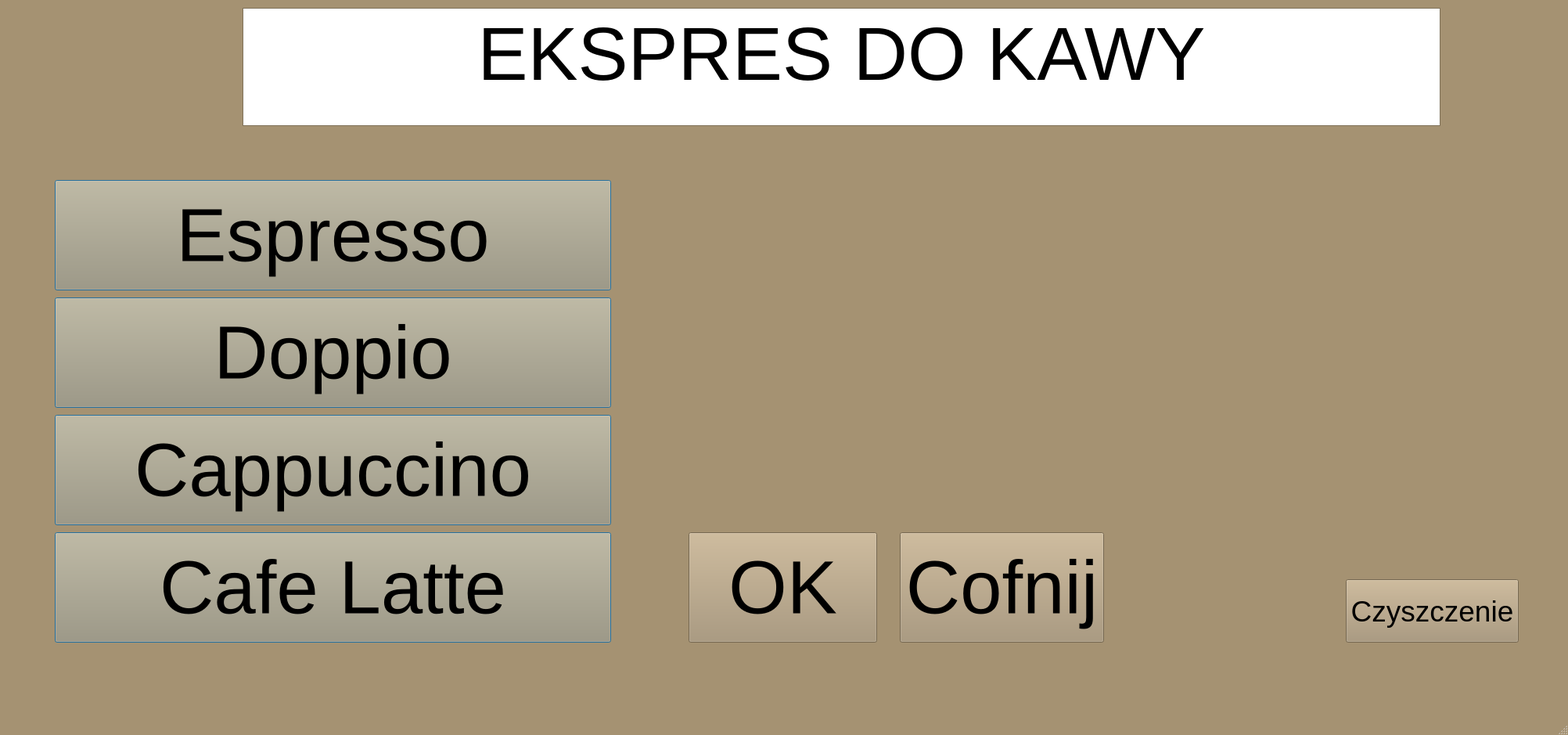
<?xml version="1.0" encoding="UTF-8"?>
<ui version="4.0">
 <class>MainWindow</class>
 <widget class="QMainWindow" name="MainWindow">
  <property name="geometry">
   <rect>
    <x>0</x>
    <y>0</y>
    <width>2004</width>
    <height>939</height>
   </rect>
  </property>
  <property name="palette">
   <palette>
    <active>
     <colorrole role="WindowText">
      <brush brushstyle="SolidPattern">
       <color alpha="255">
        <red>0</red>
        <green>0</green>
        <blue>0</blue>
       </color>
      </brush>
     </colorrole>
     <colorrole role="Button">
      <brush brushstyle="SolidPattern">
       <color alpha="255">
        <red>165</red>
        <green>146</green>
        <blue>114</blue>
       </color>
      </brush>
     </colorrole>
     <colorrole role="Light">
      <brush brushstyle="SolidPattern">
       <color alpha="255">
        <red>247</red>
        <green>219</green>
        <blue>171</blue>
       </color>
      </brush>
     </colorrole>
     <colorrole role="Midlight">
      <brush brushstyle="SolidPattern">
       <color alpha="255">
        <red>206</red>
        <green>182</green>
        <blue>142</blue>
       </color>
      </brush>
     </colorrole>
     <colorrole role="Dark">
      <brush brushstyle="SolidPattern">
       <color alpha="255">
        <red>82</red>
        <green>73</green>
        <blue>57</blue>
       </color>
      </brush>
     </colorrole>
     <colorrole role="Mid">
      <brush brushstyle="SolidPattern">
       <color alpha="255">
        <red>110</red>
        <green>97</green>
        <blue>76</blue>
       </color>
      </brush>
     </colorrole>
     <colorrole role="Text">
      <brush brushstyle="SolidPattern">
       <color alpha="255">
        <red>0</red>
        <green>0</green>
        <blue>0</blue>
       </color>
      </brush>
     </colorrole>
     <colorrole role="BrightText">
      <brush brushstyle="SolidPattern">
       <color alpha="255">
        <red>255</red>
        <green>255</green>
        <blue>255</blue>
       </color>
      </brush>
     </colorrole>
     <colorrole role="ButtonText">
      <brush brushstyle="SolidPattern">
       <color alpha="255">
        <red>0</red>
        <green>0</green>
        <blue>0</blue>
       </color>
      </brush>
     </colorrole>
     <colorrole role="Base">
      <brush brushstyle="SolidPattern">
       <color alpha="255">
        <red>255</red>
        <green>255</green>
        <blue>255</blue>
       </color>
      </brush>
     </colorrole>
     <colorrole role="Window">
      <brush brushstyle="SolidPattern">
       <color alpha="255">
        <red>165</red>
        <green>146</green>
        <blue>114</blue>
       </color>
      </brush>
     </colorrole>
     <colorrole role="Shadow">
      <brush brushstyle="SolidPattern">
       <color alpha="255">
        <red>0</red>
        <green>0</green>
        <blue>0</blue>
       </color>
      </brush>
     </colorrole>
     <colorrole role="AlternateBase">
      <brush brushstyle="SolidPattern">
       <color alpha="255">
        <red>210</red>
        <green>200</green>
        <blue>184</blue>
       </color>
      </brush>
     </colorrole>
     <colorrole role="ToolTipBase">
      <brush brushstyle="SolidPattern">
       <color alpha="255">
        <red>255</red>
        <green>255</green>
        <blue>220</blue>
       </color>
      </brush>
     </colorrole>
     <colorrole role="ToolTipText">
      <brush brushstyle="SolidPattern">
       <color alpha="255">
        <red>0</red>
        <green>0</green>
        <blue>0</blue>
       </color>
      </brush>
     </colorrole>
     <colorrole role="PlaceholderText">
      <brush brushstyle="SolidPattern">
       <color alpha="127">
        <red>0</red>
        <green>0</green>
        <blue>0</blue>
       </color>
      </brush>
     </colorrole>
     <colorrole role="Accent">
      <brush brushstyle="SolidPattern">
       <color alpha="255">
        <red>255</red>
        <green>255</green>
        <blue>255</blue>
       </color>
      </brush>
     </colorrole>
    </active>
    <inactive>
     <colorrole role="WindowText">
      <brush brushstyle="SolidPattern">
       <color alpha="255">
        <red>0</red>
        <green>0</green>
        <blue>0</blue>
       </color>
      </brush>
     </colorrole>
     <colorrole role="Button">
      <brush brushstyle="SolidPattern">
       <color alpha="255">
        <red>165</red>
        <green>146</green>
        <blue>114</blue>
       </color>
      </brush>
     </colorrole>
     <colorrole role="Light">
      <brush brushstyle="SolidPattern">
       <color alpha="255">
        <red>247</red>
        <green>219</green>
        <blue>171</blue>
       </color>
      </brush>
     </colorrole>
     <colorrole role="Midlight">
      <brush brushstyle="SolidPattern">
       <color alpha="255">
        <red>206</red>
        <green>182</green>
        <blue>142</blue>
       </color>
      </brush>
     </colorrole>
     <colorrole role="Dark">
      <brush brushstyle="SolidPattern">
       <color alpha="255">
        <red>82</red>
        <green>73</green>
        <blue>57</blue>
       </color>
      </brush>
     </colorrole>
     <colorrole role="Mid">
      <brush brushstyle="SolidPattern">
       <color alpha="255">
        <red>110</red>
        <green>97</green>
        <blue>76</blue>
       </color>
      </brush>
     </colorrole>
     <colorrole role="Text">
      <brush brushstyle="SolidPattern">
       <color alpha="255">
        <red>0</red>
        <green>0</green>
        <blue>0</blue>
       </color>
      </brush>
     </colorrole>
     <colorrole role="BrightText">
      <brush brushstyle="SolidPattern">
       <color alpha="255">
        <red>255</red>
        <green>255</green>
        <blue>255</blue>
       </color>
      </brush>
     </colorrole>
     <colorrole role="ButtonText">
      <brush brushstyle="SolidPattern">
       <color alpha="255">
        <red>0</red>
        <green>0</green>
        <blue>0</blue>
       </color>
      </brush>
     </colorrole>
     <colorrole role="Base">
      <brush brushstyle="SolidPattern">
       <color alpha="255">
        <red>255</red>
        <green>255</green>
        <blue>255</blue>
       </color>
      </brush>
     </colorrole>
     <colorrole role="Window">
      <brush brushstyle="SolidPattern">
       <color alpha="255">
        <red>165</red>
        <green>146</green>
        <blue>114</blue>
       </color>
      </brush>
     </colorrole>
     <colorrole role="Shadow">
      <brush brushstyle="SolidPattern">
       <color alpha="255">
        <red>0</red>
        <green>0</green>
        <blue>0</blue>
       </color>
      </brush>
     </colorrole>
     <colorrole role="AlternateBase">
      <brush brushstyle="SolidPattern">
       <color alpha="255">
        <red>210</red>
        <green>200</green>
        <blue>184</blue>
       </color>
      </brush>
     </colorrole>
     <colorrole role="ToolTipBase">
      <brush brushstyle="SolidPattern">
       <color alpha="255">
        <red>255</red>
        <green>255</green>
        <blue>220</blue>
       </color>
      </brush>
     </colorrole>
     <colorrole role="ToolTipText">
      <brush brushstyle="SolidPattern">
       <color alpha="255">
        <red>0</red>
        <green>0</green>
        <blue>0</blue>
       </color>
      </brush>
     </colorrole>
     <colorrole role="PlaceholderText">
      <brush brushstyle="SolidPattern">
       <color alpha="127">
        <red>0</red>
        <green>0</green>
        <blue>0</blue>
       </color>
      </brush>
     </colorrole>
     <colorrole role="Accent">
      <brush brushstyle="SolidPattern">
       <color alpha="255">
        <red>255</red>
        <green>255</green>
        <blue>255</blue>
       </color>
      </brush>
     </colorrole>
    </inactive>
    <disabled>
     <colorrole role="WindowText">
      <brush brushstyle="SolidPattern">
       <color alpha="255">
        <red>82</red>
        <green>73</green>
        <blue>57</blue>
       </color>
      </brush>
     </colorrole>
     <colorrole role="Button">
      <brush brushstyle="SolidPattern">
       <color alpha="255">
        <red>165</red>
        <green>146</green>
        <blue>114</blue>
       </color>
      </brush>
     </colorrole>
     <colorrole role="Light">
      <brush brushstyle="SolidPattern">
       <color alpha="255">
        <red>247</red>
        <green>219</green>
        <blue>171</blue>
       </color>
      </brush>
     </colorrole>
     <colorrole role="Midlight">
      <brush brushstyle="SolidPattern">
       <color alpha="255">
        <red>206</red>
        <green>182</green>
        <blue>142</blue>
       </color>
      </brush>
     </colorrole>
     <colorrole role="Dark">
      <brush brushstyle="SolidPattern">
       <color alpha="255">
        <red>82</red>
        <green>73</green>
        <blue>57</blue>
       </color>
      </brush>
     </colorrole>
     <colorrole role="Mid">
      <brush brushstyle="SolidPattern">
       <color alpha="255">
        <red>110</red>
        <green>97</green>
        <blue>76</blue>
       </color>
      </brush>
     </colorrole>
     <colorrole role="Text">
      <brush brushstyle="SolidPattern">
       <color alpha="255">
        <red>82</red>
        <green>73</green>
        <blue>57</blue>
       </color>
      </brush>
     </colorrole>
     <colorrole role="BrightText">
      <brush brushstyle="SolidPattern">
       <color alpha="255">
        <red>255</red>
        <green>255</green>
        <blue>255</blue>
       </color>
      </brush>
     </colorrole>
     <colorrole role="ButtonText">
      <brush brushstyle="SolidPattern">
       <color alpha="255">
        <red>82</red>
        <green>73</green>
        <blue>57</blue>
       </color>
      </brush>
     </colorrole>
     <colorrole role="Base">
      <brush brushstyle="SolidPattern">
       <color alpha="255">
        <red>165</red>
        <green>146</green>
        <blue>114</blue>
       </color>
      </brush>
     </colorrole>
     <colorrole role="Window">
      <brush brushstyle="SolidPattern">
       <color alpha="255">
        <red>165</red>
        <green>146</green>
        <blue>114</blue>
       </color>
      </brush>
     </colorrole>
     <colorrole role="Shadow">
      <brush brushstyle="SolidPattern">
       <color alpha="255">
        <red>0</red>
        <green>0</green>
        <blue>0</blue>
       </color>
      </brush>
     </colorrole>
     <colorrole role="AlternateBase">
      <brush brushstyle="SolidPattern">
       <color alpha="255">
        <red>165</red>
        <green>146</green>
        <blue>114</blue>
       </color>
      </brush>
     </colorrole>
     <colorrole role="ToolTipBase">
      <brush brushstyle="SolidPattern">
       <color alpha="255">
        <red>255</red>
        <green>255</green>
        <blue>220</blue>
       </color>
      </brush>
     </colorrole>
     <colorrole role="ToolTipText">
      <brush brushstyle="SolidPattern">
       <color alpha="255">
        <red>0</red>
        <green>0</green>
        <blue>0</blue>
       </color>
      </brush>
     </colorrole>
     <colorrole role="PlaceholderText">
      <brush brushstyle="SolidPattern">
       <color alpha="127">
        <red>82</red>
        <green>73</green>
        <blue>57</blue>
       </color>
      </brush>
     </colorrole>
     <colorrole role="Accent">
      <brush brushstyle="SolidPattern">
       <color alpha="255">
        <red>214</red>
        <green>190</green>
        <blue>148</blue>
       </color>
      </brush>
     </colorrole>
    </disabled>
   </palette>
  </property>
  <property name="windowTitle">
   <string>MainWindow</string>
  </property>
  <property name="inputMethodHints">
   <set>Qt::ImhNone</set>
  </property>
  <widget class="QWidget" name="centralwidget">
   <widget class="QLabel" name="label">
    <property name="geometry">
     <rect>
      <x>840</x>
      <y>200</y>
      <width>1051</width>
      <height>451</height>
     </rect>
    </property>
    <property name="font">
     <font>
      <pointsize>55</pointsize>
     </font>
    </property>
    <property name="layoutDirection">
     <enum>Qt::LeftToRight</enum>
    </property>
    <property name="frameShape">
     <enum>QFrame::NoFrame</enum>
    </property>
    <property name="text">
     <string/>
    </property>
    <property name="textFormat">
     <enum>Qt::PlainText</enum>
    </property>
    <property name="wordWrap">
     <bool>true</bool>
    </property>
   </widget>
   <widget class="QPushButton" name="espressoButton">
    <property name="enabled">
     <bool>true</bool>
    </property>
    <property name="geometry">
     <rect>
      <x>70</x>
      <y>230</y>
      <width>711</width>
      <height>141</height>
     </rect>
    </property>
    <property name="font">
     <font>
      <pointsize>72</pointsize>
     </font>
    </property>
    <property name="autoFillBackground">
     <bool>false</bool>
    </property>
    <property name="text">
     <string>Espresso</string>
    </property>
    <property name="checkable">
     <bool>false</bool>
    </property>
    <property name="autoDefault">
     <bool>false</bool>
    </property>
    <property name="default">
     <bool>true</bool>
    </property>
    <property name="flat">
     <bool>false</bool>
    </property>
   </widget>
   <widget class="QPushButton" name="caffeLatteButton">
    <property name="enabled">
     <bool>true</bool>
    </property>
    <property name="geometry">
     <rect>
      <x>70</x>
      <y>680</y>
      <width>711</width>
      <height>141</height>
     </rect>
    </property>
    <property name="font">
     <font>
      <pointsize>72</pointsize>
     </font>
    </property>
    <property name="autoFillBackground">
     <bool>false</bool>
    </property>
    <property name="text">
     <string>Cafe Latte</string>
    </property>
    <property name="checkable">
     <bool>false</bool>
    </property>
    <property name="autoDefault">
     <bool>false</bool>
    </property>
    <property name="default">
     <bool>true</bool>
    </property>
    <property name="flat">
     <bool>false</bool>
    </property>
   </widget>
   <widget class="QPushButton" name="cappuccinoButton">
    <property name="enabled">
     <bool>true</bool>
    </property>
    <property name="geometry">
     <rect>
      <x>70</x>
      <y>530</y>
      <width>711</width>
      <height>141</height>
     </rect>
    </property>
    <property name="font">
     <font>
      <pointsize>72</pointsize>
     </font>
    </property>
    <property name="autoFillBackground">
     <bool>false</bool>
    </property>
    <property name="text">
     <string>Cappuccino</string>
    </property>
    <property name="checkable">
     <bool>false</bool>
    </property>
    <property name="autoDefault">
     <bool>false</bool>
    </property>
    <property name="default">
     <bool>true</bool>
    </property>
    <property name="flat">
     <bool>false</bool>
    </property>
   </widget>
   <widget class="QPushButton" name="doppioButton">
    <property name="enabled">
     <bool>true</bool>
    </property>
    <property name="geometry">
     <rect>
      <x>70</x>
      <y>380</y>
      <width>711</width>
      <height>141</height>
     </rect>
    </property>
    <property name="font">
     <font>
      <pointsize>72</pointsize>
     </font>
    </property>
    <property name="autoFillBackground">
     <bool>false</bool>
    </property>
    <property name="text">
     <string>Doppio</string>
    </property>
    <property name="checkable">
     <bool>false</bool>
    </property>
    <property name="autoDefault">
     <bool>false</bool>
    </property>
    <property name="default">
     <bool>true</bool>
    </property>
    <property name="flat">
     <bool>false</bool>
    </property>
   </widget>
   <widget class="QPushButton" name="okButton">
    <property name="geometry">
     <rect>
      <x>880</x>
      <y>680</y>
      <width>241</width>
      <height>141</height>
     </rect>
    </property>
    <property name="font">
     <font>
      <pointsize>72</pointsize>
     </font>
    </property>
    <property name="text">
     <string>OK</string>
    </property>
   </widget>
   <widget class="QPushButton" name="cleanButton">
    <property name="geometry">
     <rect>
      <x>1720</x>
      <y>740</y>
      <width>221</width>
      <height>81</height>
     </rect>
    </property>
    <property name="font">
     <font>
      <pointsize>28</pointsize>
     </font>
    </property>
    <property name="text">
     <string>Czyszczenie</string>
    </property>
   </widget>
   <widget class="QPushButton" name="undoButton">
    <property name="geometry">
     <rect>
      <x>1150</x>
      <y>680</y>
      <width>261</width>
      <height>141</height>
     </rect>
    </property>
    <property name="font">
     <font>
      <pointsize>72</pointsize>
     </font>
    </property>
    <property name="text">
     <string>Cofnij</string>
    </property>
   </widget>
   <widget class="QTextBrowser" name="textBrowser">
    <property name="geometry">
     <rect>
      <x>310</x>
      <y>10</y>
      <width>1531</width>
      <height>151</height>
     </rect>
    </property>
    <property name="html">
     <string>&lt;!DOCTYPE HTML PUBLIC &quot;-//W3C//DTD HTML 4.0//EN&quot; &quot;http://www.w3.org/TR/REC-html40/strict.dtd&quot;&gt;
&lt;html&gt;&lt;head&gt;&lt;meta name=&quot;qrichtext&quot; content=&quot;1&quot; /&gt;&lt;meta charset=&quot;utf-8&quot; /&gt;&lt;style type=&quot;text/css&quot;&gt;
p, li { white-space: pre-wrap; }
hr { height: 1px; border-width: 0; }
li.unchecked::marker { content: &quot;\2610&quot;; }
li.checked::marker { content: &quot;\2612&quot;; }
&lt;/style&gt;&lt;/head&gt;&lt;body style=&quot; font-family:'Segoe UI'; font-size:9pt; font-weight:400; font-style:normal;&quot;&gt;
&lt;p align=&quot;center&quot; style=&quot; margin-top:0px; margin-bottom:0px; margin-left:0px; margin-right:0px; -qt-block-indent:0; text-indent:0px;&quot;&gt;&lt;span style=&quot; font-size:72pt;&quot;&gt;EKSPRES DO KAWY&lt;/span&gt;&lt;/p&gt;&lt;/body&gt;&lt;/html&gt;</string>
    </property>
   </widget>
  </widget>
  <widget class="QMenuBar" name="menubar">
   <property name="geometry">
    <rect>
     <x>0</x>
     <y>0</y>
     <width>2004</width>
     <height>21</height>
    </rect>
   </property>
  </widget>
  <widget class="QStatusBar" name="statusbar"/>
 </widget>
 <resources/>
 <connections/>
</ui>
